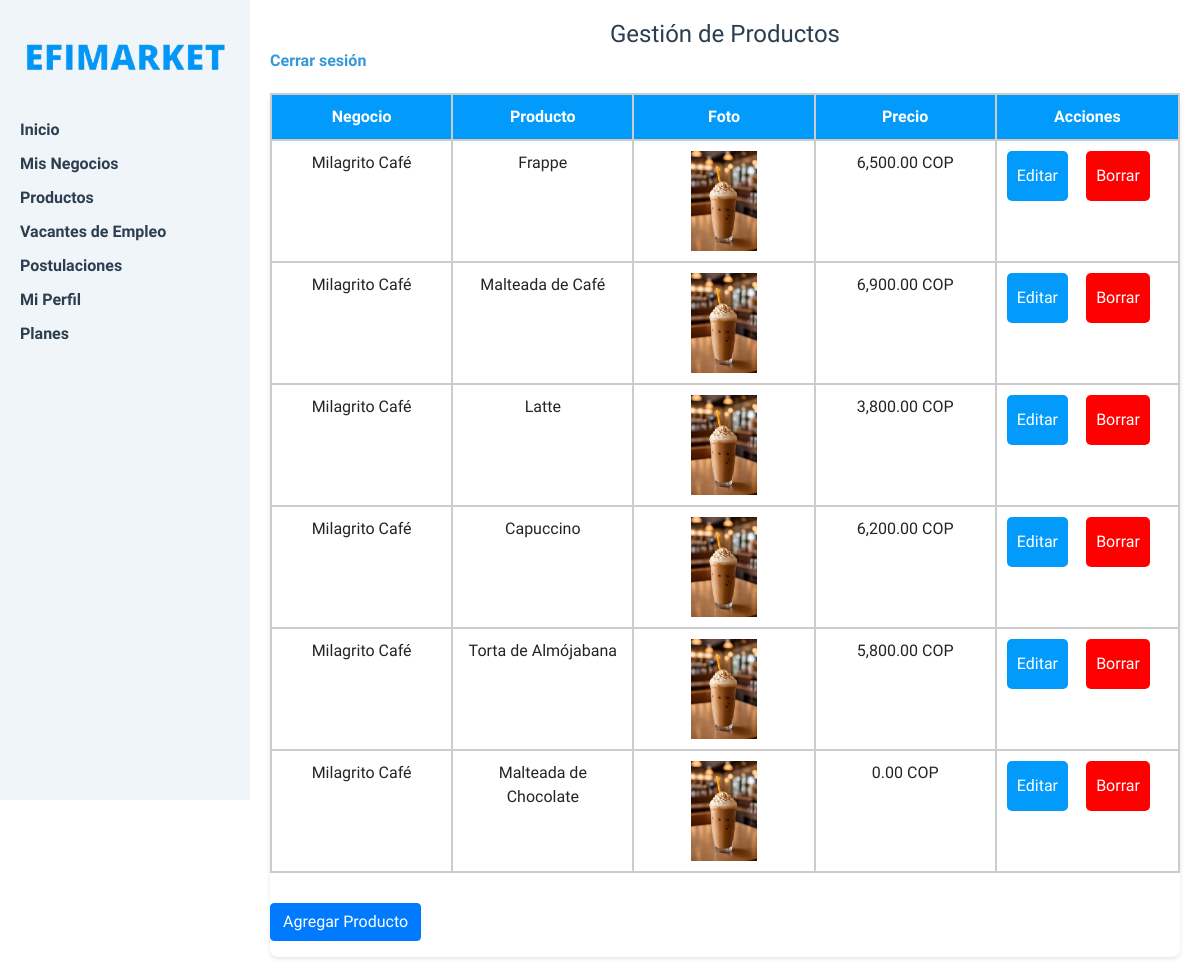
The page /Vista/usuarios/administracion/productos.php (signed in) on the database its author committed.
### tables this page shows
CREATE TABLE `productos` (
  `id_producto` int(11) NOT NULL,
  `id_negocio` int(11) NOT NULL,
  `nombre_producto` varchar(255) NOT NULL,
  `foto_producto` varchar(255) DEFAULT NULL,
  `id_usuario` int(11) NOT NULL,
  `precio` int(10) NOT NULL
);

CREATE TABLE `negocios` (
  `id_negocio` bigint(20) UNSIGNED NOT NULL,
  `id_usuario` int(11) NOT NULL,
  `nombre_negocio` varchar(100) NOT NULL,
  `descripcion` varchar(255) DEFAULT NULL,
  `direccion` varchar(255) DEFAULT NULL,
  `telefono` varchar(20) DEFAULT NULL,
  `sitio_web` varchar(100) DEFAULT NULL,
  `id_categoria` int(11) DEFAULT NULL,
  `horario` varchar(255) NOT NULL,
  `logo` varchar(255) NOT NULL
);

### Controlador/controladorNegocios.php (called while the page is built, shortened)
<?php
include_once(__DIR__ . '/../Modelo/modeloNegocios.php');
class ControladorNegocios
{
    private $conn;
    public function __construct()
    {
        $servername = "localhost";
        $username = "root";
        $password = "";
        $dbname = "efimarket";
        $this->conn = new mysqli($servername, $username, $password, $dbname);
    }
    public function obtenerProductosPorUsuario($id_usuario)
    {
        $modeloNegocios = new ModeloNegocios($this->conn);
        return $modeloNegocios->obtenerProductosPorUsuario($id_usuario);
    }
}

### Modelo/modeloNegocios.php (called while the page is built, shortened)
<?php
class ModeloNegocios
{
    private $conn;
    public function __construct()
    {
        $this->conn = new mysqli('localhost', 'root', '', 'efimarket');
    }
    public function obtenerProductosPorUsuario($id_usuario)
    {
        $sql = "SELECT p.id_producto, p.nombre_producto, p.foto_producto, p.id_negocio, p.precio, n.nombre_negocio
                FROM productos p
                INNER JOIN negocios n ON p.id_negocio = n.id_negocio
                WHERE n.id_usuario = ?";
        $stmt = $this->conn->prepare($sql);
        $stmt->bind_param("i", $id_usuario);
        $stmt->execute();
        $result = $stmt->get_result();
        $productos = $result->fetch_all(MYSQLI_ASSOC);
        return $productos;
    }
}

### Vista/usuarios/administracion/productos.php (the view, shortened to what this page needs)
<?php
require_once '../../../Controlador/controladorNegocios.php';
require_once '../../../Modelo/modeloNegocios.php';
$controladorNegocios = new ControladorNegocios();
$productos = $controladorNegocios->obtenerProductosPorUsuario($_SESSION['id_usuario']);
?>
<!DOCTYPE html>
<html lang="es">
<head>
    <link rel="stylesheet" href="admin.css">
    <link rel="stylesheet" href="https://maxcdn.bootstrapcdn.com/bootstrap/4.0.0/css/bootstrap.min.css">
</head>
<body>
    <div class="sidebar">
        <a href="../../index.php" class="logo">
            <img src="../../images/letras.png" alt="Efimarket Logo">
        </a>
        <ul class="menu">
            <li><a href="panel.php">Inicio</a></li>
            <li><a href="negocios.php">Mis Negocios</a></li>
            <li><a href="productos.php">Productos</a></li>
            <li><a href="vacantes.php">Vacantes de Empleo</a></li>
            <li><a href="postulaciones.php">Postulaciones</a></li>
            <li><a href="../clientes/perfil.php">Mi Perfil</a></li>
            <li><a href="planes.php">Planes</a></li>
        </ul>
    </div>
    <div class="main-content tablaDeProductos">
        <header>
            <h1>Gestión de Productos</h1>
            <a href="../../../Controlador/logout.php">Cerrar sesión</a>
        </header>
        <div class="content">
            <div class="tablaProductos">
                <div class="header">Negocio</div>
                <div class="header">Producto</div>
                <div class="header">Foto</div>
                <div class="header">Precio</div>
                <div class="header">Acciones</div>
                <?php if (isset($productos) && !empty($productos)) : ?>
                    <?php foreach ($productos as $producto) : ?>
                        <div class="campo"><?php echo htmlspecialchars($producto['nombre_negocio']); ?></div>
                        <div class="campo"><?php echo htmlspecialchars($producto['nombre_producto']); ?></div>
                        <div class="campo">
                            <img src="../../../uploads/productos/<?php echo htmlspecialchars($producto['foto_producto']); ?>"
                                alt="Producto" style="max-width: 100px; max-height: 100px;">
                        </div>
                        <div class="campo"><?php echo htmlspecialchars(number_format($producto['precio'], 2)); ?> COP</div>
                        <div class="campo">
                            <button class="boton-editar" data-toggle="modal"
                                data-target="#editModal<?php echo htmlspecialchars($producto['id_producto']); ?>">Editar</button>
                            <form action="borrarProducto.php" method="post" class="borrar-cont">
                                <button type="submit" class="boton-borrar">Borrar</button>
                            </form>
                        </div>
                    <?php endforeach; ?>
                <?php else : ?>
                    <div class="campo" colspan="5">No hay productos registrados</div>
                <?php endif; ?>
            </div>
            <button style="margin-top: 30px;" class="btn btn-primary mb-3" data-toggle="modal"
                data-target="#addProductModal">Agregar Producto</button>
        </div>
</body>
</html>

### Vista/usuarios/administracion/admin.css (style rules this page uses)
* { font-family: "Nunito Sans", sans-serif; }
body { margin: 0; padding: 0; display: flex; }
.sidebar { width: 250px; height: 100vh; background-color: #f0f5f9; padding: 20px; box-sizing: border-box; overflow-y: auto; }
.logo img { max-width: 100%; }
.menu { list-style: none; padding: 0; margin-top: 20px; margin-right: 30px; }
.menu li { margin-bottom: 10px; }
.menu a { text-decoration: none; color: #2c3e50; font-weight: bold; transition: color 0.3s ease; display: block; }
.main-content { flex: 1; padding: 20px; }
header { display: flex; justify-content: space-between; align-items: center; margin-bottom: 20px; }
header h1 { font-size: 24px; color: #2c3e50; margin: 0; text-align: center; }
header a { text-decoration: none; color: #3498db; font-weight: bold; transition: color 0.3s ease; }
.content { background-color: #fff; border-radius: 8px; box-shadow: 0 2px 4px rgba(0, 0, 0, 0.1); }
.tablaProductos { display: grid; grid-template-columns: repeat(5, 1fr); gap: 0; border: 1px solid #ccc; border-collapse: collapse; }
.header, .campo { padding: 10px; border: 1px solid #ccc; }
.header { background-color: #029bfb; font-weight: bold; text-align: center; color: #fff; }
.campo { display: flex; text-align: center; justify-content: center; }
form { width: 800px; }
.boton-editar { color: #fff; border: 5px; background-color: #029bfb; padding: 10px; border-radius: 5px; height: 50px; }
@media (min-width: 920px) { .main-content { display: block; } }
.boton-borrar { background-color: rgb(255, 0, 0); border: none; padding: 10px; text-align: center; text-decoration: none; font-size: 16px; margin-top: 10px; cursor: pointer; border-radius: 5px; color: #fff; height: 50px; margin: 0px; }
.borrar-cont { margin: 0; width: 100px; padding: 0px; }

### rows shown on the page
productos: id_negocio.nombre_negocio "Milagrito Café", nombre_producto "Frappe", foto_producto (picture), precio "6,500.00"
productos: id_negocio.nombre_negocio "Milagrito Café", nombre_producto "Malteada de Café", foto_producto (picture), precio "6,900.00"
productos: id_negocio.nombre_negocio "Milagrito Café", nombre_producto "Latte", foto_producto (picture), precio "3,800.00"
productos: id_negocio.nombre_negocio "Milagrito Café", nombre_producto "Capuccino", foto_producto (picture), precio "6,200.00"
productos: id_negocio.nombre_negocio "Milagrito Café", nombre_producto "Torta de Almójabana", foto_producto (picture), precio "5,800.00"
productos: id_negocio.nombre_negocio "Milagrito Café", nombre_producto "Malteada de Chocolate", foto_producto (picture), precio "0.00"
